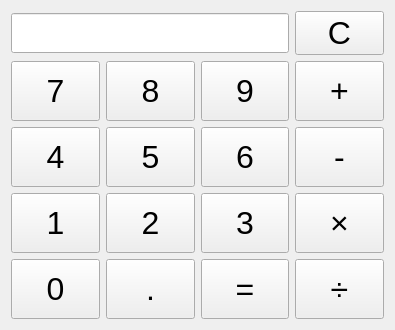
<?xml version="1.0" encoding="UTF-8"?>
<ui version="4.0">
 <class>MainWindow</class>
 <widget class="QMainWindow" name="MainWindow">
  <property name="geometry">
   <rect>
    <x>0</x>
    <y>0</y>
    <width>395</width>
    <height>330</height>
   </rect>
  </property>
  <property name="windowTitle">
   <string>Calculater By Yang Zhizhuang</string>
  </property>
  <widget class="QWidget" name="centralWidget">
   <layout class="QGridLayout" name="gridLayout">
    <item row="0" column="3">
     <widget class="QPushButton" name="pushButton_c">
      <property name="sizePolicy">
       <sizepolicy hsizetype="Expanding" vsizetype="Fixed">
        <horstretch>0</horstretch>
        <verstretch>0</verstretch>
       </sizepolicy>
      </property>
      <property name="minimumSize">
       <size>
        <width>60</width>
        <height>40</height>
       </size>
      </property>
      <property name="font">
       <font>
        <pointsize>24</pointsize>
       </font>
      </property>
      <property name="styleSheet">
       <string notr="true"/>
      </property>
      <property name="text">
       <string>C</string>
      </property>
     </widget>
    </item>
    <item row="1" column="0">
     <widget class="QPushButton" name="pushButton_7">
      <property name="sizePolicy">
       <sizepolicy hsizetype="Expanding" vsizetype="Expanding">
        <horstretch>0</horstretch>
        <verstretch>0</verstretch>
       </sizepolicy>
      </property>
      <property name="minimumSize">
       <size>
        <width>60</width>
        <height>60</height>
       </size>
      </property>
      <property name="font">
       <font>
        <pointsize>24</pointsize>
       </font>
      </property>
      <property name="styleSheet">
       <string notr="true"/>
      </property>
      <property name="text">
       <string>7</string>
      </property>
     </widget>
    </item>
    <item row="1" column="1">
     <widget class="QPushButton" name="pushButton_8">
      <property name="sizePolicy">
       <sizepolicy hsizetype="Expanding" vsizetype="Expanding">
        <horstretch>0</horstretch>
        <verstretch>0</verstretch>
       </sizepolicy>
      </property>
      <property name="minimumSize">
       <size>
        <width>60</width>
        <height>60</height>
       </size>
      </property>
      <property name="font">
       <font>
        <pointsize>24</pointsize>
       </font>
      </property>
      <property name="styleSheet">
       <string notr="true"/>
      </property>
      <property name="text">
       <string>8</string>
      </property>
     </widget>
    </item>
    <item row="1" column="2">
     <widget class="QPushButton" name="pushButton_9">
      <property name="sizePolicy">
       <sizepolicy hsizetype="Expanding" vsizetype="Expanding">
        <horstretch>0</horstretch>
        <verstretch>0</verstretch>
       </sizepolicy>
      </property>
      <property name="minimumSize">
       <size>
        <width>60</width>
        <height>60</height>
       </size>
      </property>
      <property name="font">
       <font>
        <pointsize>24</pointsize>
       </font>
      </property>
      <property name="styleSheet">
       <string notr="true"/>
      </property>
      <property name="text">
       <string>9</string>
      </property>
     </widget>
    </item>
    <item row="1" column="3">
     <widget class="QPushButton" name="pushButton_jia">
      <property name="sizePolicy">
       <sizepolicy hsizetype="Expanding" vsizetype="Expanding">
        <horstretch>0</horstretch>
        <verstretch>0</verstretch>
       </sizepolicy>
      </property>
      <property name="minimumSize">
       <size>
        <width>60</width>
        <height>60</height>
       </size>
      </property>
      <property name="font">
       <font>
        <pointsize>24</pointsize>
       </font>
      </property>
      <property name="styleSheet">
       <string notr="true"/>
      </property>
      <property name="text">
       <string>+</string>
      </property>
     </widget>
    </item>
    <item row="2" column="0">
     <widget class="QPushButton" name="pushButton_4">
      <property name="sizePolicy">
       <sizepolicy hsizetype="Expanding" vsizetype="Expanding">
        <horstretch>0</horstretch>
        <verstretch>0</verstretch>
       </sizepolicy>
      </property>
      <property name="minimumSize">
       <size>
        <width>60</width>
        <height>60</height>
       </size>
      </property>
      <property name="font">
       <font>
        <pointsize>24</pointsize>
       </font>
      </property>
      <property name="styleSheet">
       <string notr="true"/>
      </property>
      <property name="text">
       <string>4</string>
      </property>
     </widget>
    </item>
    <item row="2" column="1">
     <widget class="QPushButton" name="pushButton_5">
      <property name="sizePolicy">
       <sizepolicy hsizetype="Expanding" vsizetype="Expanding">
        <horstretch>0</horstretch>
        <verstretch>0</verstretch>
       </sizepolicy>
      </property>
      <property name="minimumSize">
       <size>
        <width>60</width>
        <height>60</height>
       </size>
      </property>
      <property name="font">
       <font>
        <pointsize>24</pointsize>
       </font>
      </property>
      <property name="styleSheet">
       <string notr="true"/>
      </property>
      <property name="text">
       <string>5</string>
      </property>
     </widget>
    </item>
    <item row="2" column="2">
     <widget class="QPushButton" name="pushButton_6">
      <property name="sizePolicy">
       <sizepolicy hsizetype="Expanding" vsizetype="Expanding">
        <horstretch>0</horstretch>
        <verstretch>0</verstretch>
       </sizepolicy>
      </property>
      <property name="minimumSize">
       <size>
        <width>60</width>
        <height>60</height>
       </size>
      </property>
      <property name="font">
       <font>
        <pointsize>24</pointsize>
       </font>
      </property>
      <property name="styleSheet">
       <string notr="true"/>
      </property>
      <property name="text">
       <string>6</string>
      </property>
     </widget>
    </item>
    <item row="2" column="3">
     <widget class="QPushButton" name="pushButton_jian">
      <property name="sizePolicy">
       <sizepolicy hsizetype="Expanding" vsizetype="Expanding">
        <horstretch>0</horstretch>
        <verstretch>0</verstretch>
       </sizepolicy>
      </property>
      <property name="minimumSize">
       <size>
        <width>60</width>
        <height>60</height>
       </size>
      </property>
      <property name="font">
       <font>
        <pointsize>24</pointsize>
       </font>
      </property>
      <property name="styleSheet">
       <string notr="true"/>
      </property>
      <property name="text">
       <string>-</string>
      </property>
     </widget>
    </item>
    <item row="3" column="0">
     <widget class="QPushButton" name="pushButton_1">
      <property name="sizePolicy">
       <sizepolicy hsizetype="Expanding" vsizetype="Expanding">
        <horstretch>0</horstretch>
        <verstretch>0</verstretch>
       </sizepolicy>
      </property>
      <property name="minimumSize">
       <size>
        <width>60</width>
        <height>60</height>
       </size>
      </property>
      <property name="font">
       <font>
        <pointsize>24</pointsize>
       </font>
      </property>
      <property name="styleSheet">
       <string notr="true"/>
      </property>
      <property name="text">
       <string>1</string>
      </property>
     </widget>
    </item>
    <item row="3" column="1">
     <widget class="QPushButton" name="pushButton_2">
      <property name="sizePolicy">
       <sizepolicy hsizetype="Expanding" vsizetype="Expanding">
        <horstretch>0</horstretch>
        <verstretch>0</verstretch>
       </sizepolicy>
      </property>
      <property name="minimumSize">
       <size>
        <width>60</width>
        <height>60</height>
       </size>
      </property>
      <property name="font">
       <font>
        <pointsize>24</pointsize>
       </font>
      </property>
      <property name="styleSheet">
       <string notr="true"/>
      </property>
      <property name="text">
       <string>2</string>
      </property>
     </widget>
    </item>
    <item row="3" column="2">
     <widget class="QPushButton" name="pushButton_3">
      <property name="sizePolicy">
       <sizepolicy hsizetype="Expanding" vsizetype="Expanding">
        <horstretch>0</horstretch>
        <verstretch>0</verstretch>
       </sizepolicy>
      </property>
      <property name="minimumSize">
       <size>
        <width>60</width>
        <height>60</height>
       </size>
      </property>
      <property name="font">
       <font>
        <pointsize>24</pointsize>
       </font>
      </property>
      <property name="styleSheet">
       <string notr="true"/>
      </property>
      <property name="text">
       <string>3</string>
      </property>
     </widget>
    </item>
    <item row="3" column="3">
     <widget class="QPushButton" name="pushButton_cheng">
      <property name="sizePolicy">
       <sizepolicy hsizetype="Expanding" vsizetype="Expanding">
        <horstretch>0</horstretch>
        <verstretch>0</verstretch>
       </sizepolicy>
      </property>
      <property name="minimumSize">
       <size>
        <width>60</width>
        <height>60</height>
       </size>
      </property>
      <property name="font">
       <font>
        <pointsize>24</pointsize>
       </font>
      </property>
      <property name="styleSheet">
       <string notr="true"/>
      </property>
      <property name="text">
       <string>×</string>
      </property>
     </widget>
    </item>
    <item row="4" column="0">
     <widget class="QPushButton" name="pushButton_0">
      <property name="sizePolicy">
       <sizepolicy hsizetype="Expanding" vsizetype="Expanding">
        <horstretch>0</horstretch>
        <verstretch>0</verstretch>
       </sizepolicy>
      </property>
      <property name="minimumSize">
       <size>
        <width>60</width>
        <height>60</height>
       </size>
      </property>
      <property name="font">
       <font>
        <pointsize>24</pointsize>
       </font>
      </property>
      <property name="styleSheet">
       <string notr="true"/>
      </property>
      <property name="text">
       <string>0</string>
      </property>
     </widget>
    </item>
    <item row="4" column="1">
     <widget class="QPushButton" name="pushButton_dian">
      <property name="sizePolicy">
       <sizepolicy hsizetype="Expanding" vsizetype="Expanding">
        <horstretch>0</horstretch>
        <verstretch>0</verstretch>
       </sizepolicy>
      </property>
      <property name="minimumSize">
       <size>
        <width>60</width>
        <height>60</height>
       </size>
      </property>
      <property name="font">
       <font>
        <pointsize>24</pointsize>
        <kerning>true</kerning>
       </font>
      </property>
      <property name="styleSheet">
       <string notr="true"/>
      </property>
      <property name="text">
       <string>.</string>
      </property>
     </widget>
    </item>
    <item row="4" column="2">
     <widget class="QPushButton" name="pushButton_e">
      <property name="sizePolicy">
       <sizepolicy hsizetype="Expanding" vsizetype="Expanding">
        <horstretch>0</horstretch>
        <verstretch>0</verstretch>
       </sizepolicy>
      </property>
      <property name="minimumSize">
       <size>
        <width>60</width>
        <height>60</height>
       </size>
      </property>
      <property name="font">
       <font>
        <pointsize>24</pointsize>
       </font>
      </property>
      <property name="styleSheet">
       <string notr="true"/>
      </property>
      <property name="text">
       <string>=</string>
      </property>
     </widget>
    </item>
    <item row="4" column="3">
     <widget class="QPushButton" name="pushButton_chu">
      <property name="sizePolicy">
       <sizepolicy hsizetype="Expanding" vsizetype="Expanding">
        <horstretch>0</horstretch>
        <verstretch>0</verstretch>
       </sizepolicy>
      </property>
      <property name="minimumSize">
       <size>
        <width>60</width>
        <height>60</height>
       </size>
      </property>
      <property name="font">
       <font>
        <pointsize>24</pointsize>
       </font>
      </property>
      <property name="styleSheet">
       <string notr="true"/>
      </property>
      <property name="text">
       <string>÷</string>
      </property>
     </widget>
    </item>
    <item row="0" column="0" colspan="3">
     <widget class="QLineEdit" name="lineEdit">
      <property name="sizePolicy">
       <sizepolicy hsizetype="Expanding" vsizetype="Fixed">
        <horstretch>0</horstretch>
        <verstretch>0</verstretch>
       </sizepolicy>
      </property>
      <property name="minimumSize">
       <size>
        <width>0</width>
        <height>40</height>
       </size>
      </property>
      <property name="maximumSize">
       <size>
        <width>16777215</width>
        <height>40</height>
       </size>
      </property>
      <property name="font">
       <font>
        <pointsize>20</pointsize>
       </font>
      </property>
      <property name="layoutDirection">
       <enum>Qt::LeftToRight</enum>
      </property>
      <property name="styleSheet">
       <string notr="true"/>
      </property>
      <property name="readOnly">
       <bool>true</bool>
      </property>
     </widget>
    </item>
   </layout>
  </widget>
 </widget>
 <layoutdefault spacing="6" margin="11"/>
 <resources/>
 <connections/>
</ui>
